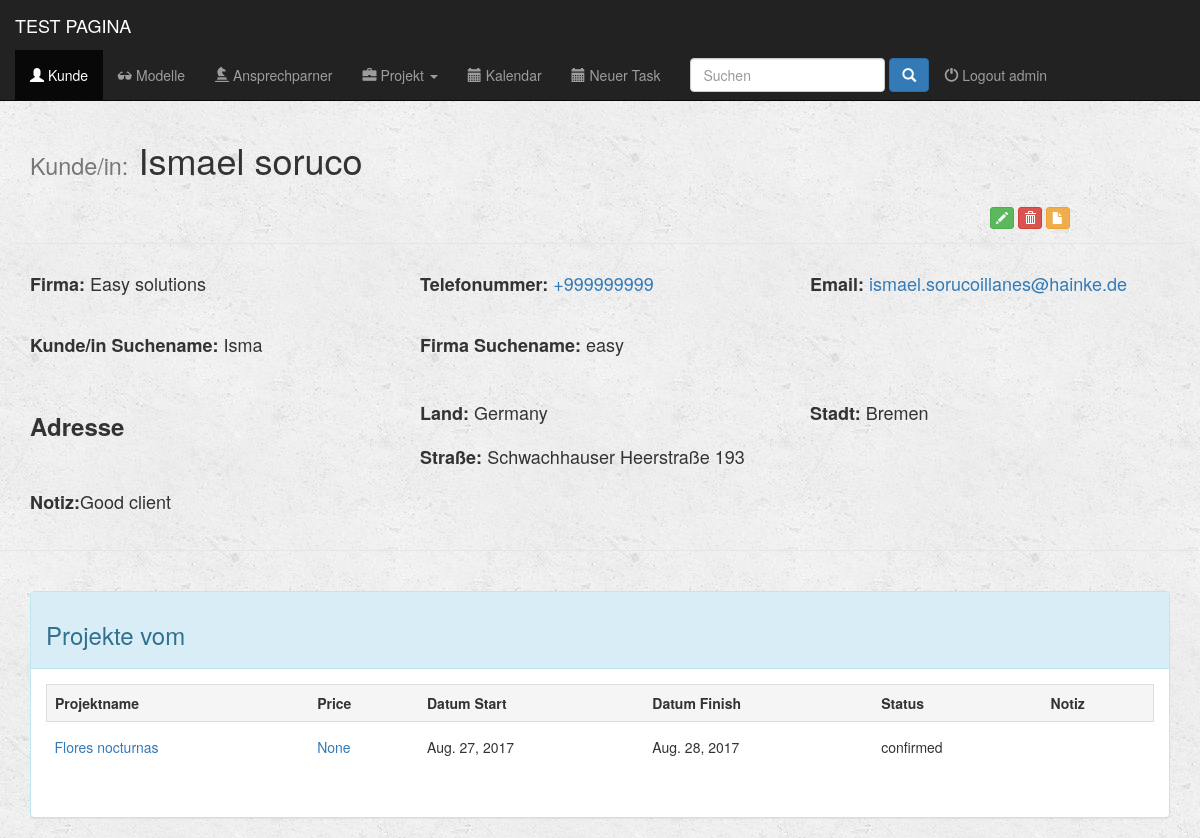
/apli/client/1/ (signed in), run on an earlier commit of the app's database.
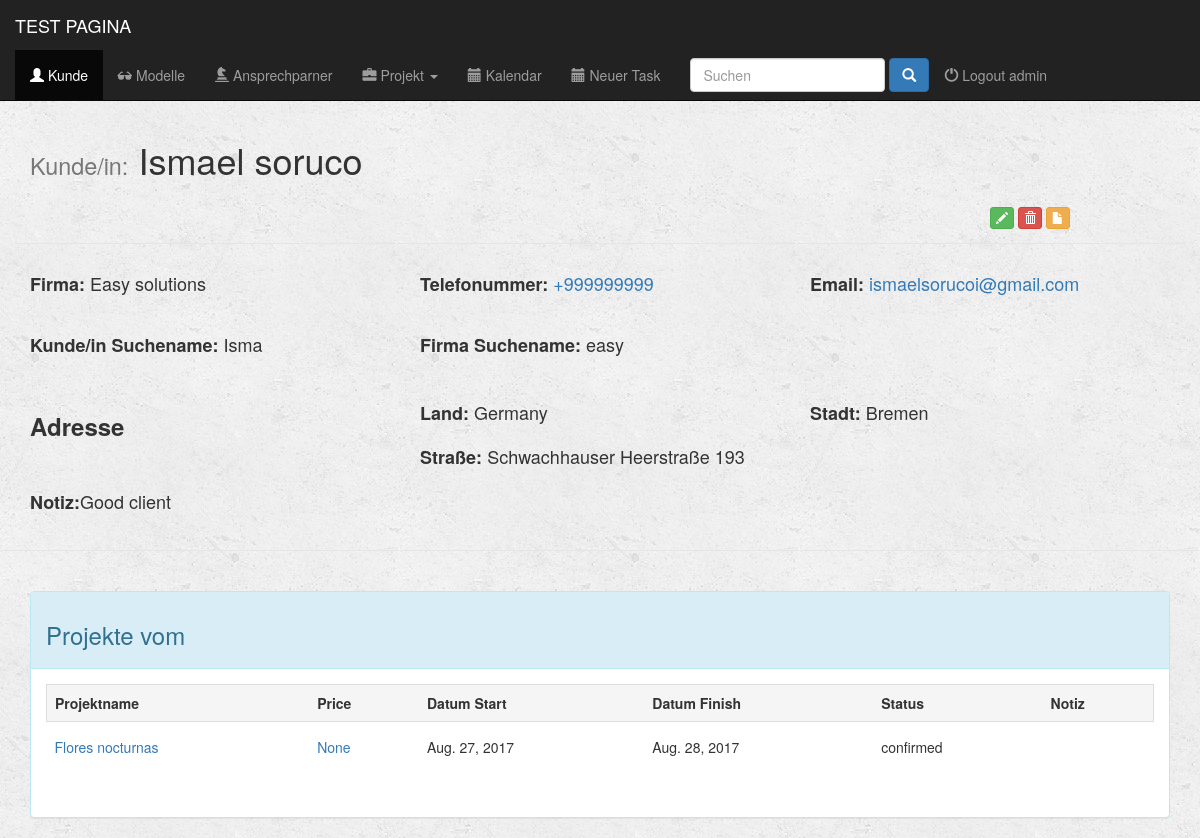
And on a later commit of the database.
### apli/models.py (models this page shows, shortened)
class Client(models.Model):
    name = models.CharField(max_length=200)
    name_short = models.CharField(max_length=100, blank=True)
    company = models.CharField(max_length=200, blank=True)
    company_short = models.CharField(max_length=100, blank=True)
    country = models.CharField(max_length=50, blank=True)
    city = models.CharField(max_length=50, blank=True)
    zip_code = models.CharField(max_length=15, blank=True)
    address = models.CharField(max_length=100, blank=True)
    email = models.EmailField()
    phone_regex = RegexValidator(regex=r'^\+?1?\d{9,15}$', message="Phone number must be entered in the format: '+999999999'. Up to 15 digits allowed.")
    phone = models.CharField(validators=[phone_regex], max_length=15)
    comment = models.CharField(max_length=500, blank=True)
    class Meta:
        verbose_name = 'Client'
        verbose_name_plural = 'Clients'

### apli/views.py (the view)
# urls.py: url(r'^client/(?P<pk>[0-9]+)/$', views.detail_client, name='detail_client'),
@login_required(login_url='/register/login/')
def detail_client(request, pk):
    client = get_object_or_404(Client, id=pk)
    all_projects = client.project_set.all()
    return render(request, 'apli/Client/detail_client.html', {'client': client, 'all_projects': all_projects})

### fullcalendar/fullcalendar.py (called while the page is built)
def css_url():
    return FULLCALENDAR['css_url']

def print_css_url():
    return FULLCALENDAR['print_css_url']

def javascript_url():
    return FULLCALENDAR['javascript_url']

def jquery_url():
    return FULLCALENDAR['jquery_url']

def jquery_ui_url():
    return FULLCALENDAR['jquery_ui_url']

### fullcalendar/templatetags/fullcalendar_tags.py (called while the page is built)
@register.inclusion_tag("fullcalendar/calendar_init.html")
def calendar_init(calendar_config_options):
    return {'calendar_config_options': mark_safe(calendar_config_options)}

@register.simple_tag
def fullcalendar_css_url():
    return css_url()

@register.simple_tag
def fullcalendar_print_css_url():
    return print_css_url()

@register.simple_tag
def fullcalendar_javascript_url():
    return javascript_url()

@register.simple_tag
def fullcalendar_jquery_url():
    return jquery_url()

@register.simple_tag
def fullcalendar_jquery_ui_url():
    return jquery_ui_url()

@register.simple_tag
def fullcalendar_css():
    url = fullcalendar_css_url()
    return mark_safe("<link href='%s' rel='stylesheet' />" % url)

@register.simple_tag
def fullcalendar_print_css():
    url = fullcalendar_print_css_url()
    return mark_safe("<link href='%s' rel='stylesheet' media='print' />" % url)

### apli/templates/apli/client/detail_client.html (shortened to what the changed rows need)
{% extends 'apli/base.html' %}
{% block body %}
    <div class="container">
        <h1><small>Kunde/in:</small> {{client.name}}</h1>
    </div>
    <div class= "container">
        <br>
        <div class="row">
            <div class="container col-md-4">
                <h4><b>Firma:</b> {{client.company}}</h4>
            </div>
            <div class="container col-md-4">
                <h4><b>Telefonummer:</b> <a href="tel:{{ client.phone }}">{{client.phone}}</a></h4>
            </div>
            <div class="container  col-md-4">
                <h4><b>Email:</b> <a href="mailto:{{ client.email }}">{{client.email}}</a></h4>
            </div>
        </div>
        <br>
        <div class="row">
            <div class="container col-md-4">
                <h4><b>Kunde/in Suchename:</b> {{client.name_short}}</h4>
            </div>
            <div class="container  col-md-4">
                <h4><b>Firma Suchename:</b> {{client.company_short}}</h4>
            </div>
        </div>
        <br>
        <div class="row">
            <div class="container  col-md-4">
                <h4 class="form-control-static" ><b>Land:</b> {{client.country}}</h4>
             </div>
            <div class="container  col-md-4">
                <h4 class="form-control-static"><b>Stadt:</b> {{client.city}}
            </div>
            </h4><div class="container  col-md-4">
                <h4 class="form-control-static"><b>Straße:</b> {{client.address}}
            </div>
        </div>
        <div class="row">
            <div class="container  col-md-8">
                <h4 class="form-control-static"><b> Notiz:</b>{{client.comment}} </h4>
            </div>
        </div>
    </div>
    <br>
    <br>
    <div class="container">
        <div class="panel panel-info">
            <div class="panel-body">
                {% if all_projects %}
                    <div class="table-responsive">
                        <table class="table table-hover  ">
                            <tr class="active table-bordered">
                                <th>Projektname</th>
                                <th>Price</th>
                                <th>Datum Start</th>
                                <th>Datum Finish</th>
                                <th>Status</th>
                                <th>Notiz</th>
                            </tr>
                        </table>
                    </div>
                {% else %}
                    <p> Keine Projekte </p>
                {% endif %}
            </div>
        </div>
    </div>
{% endblock %}

### apli/templates/apli/base.html (shortened to what this page needs)
{% load fullcalendar_tags %}
{% load static from staticfiles %}
<!DOCTYPE html>
<html lang="en">
    <head>
        {% fullcalendar_css %}
        {% fullcalendar_print_css %}
        <link rel="stylesheet" href="https://maxcdn.bootstrapcdn.com/bootstrap/3.3.6/css/bootstrap.min.css">
        <link rel="stylesheet" type="text/css" href="{% static 'apli/style.css' %}"/>
    </head>
    <body>
        <div class="container-fluid">
            <header>
                <div="row">
                    <nav class="navbar navbar-inverse navbar-fixed-top" role="navigation">
                        <div class="container-fluid">
                            <div class="navbar-header">
                                <a href="{% url 'dashboard' %}" class="navbar-brand">TEST PAGINA</a>
                            </div>
                            <div class="collapse navbar-collapse" id="topNavBar">
                                <ul class="nav navbar-nav">
                                    <li role="presentation" class="{% block clients_active %}{% endblock %}"><a href="{% url 'index_client' %}"><span class="glyphicon glyphicon-user" aria-hidden="true"></span> Kunde</a></li>
                                    <li role="presentation" class="{% block models_active %}{% endblock %}"><a href="{% url 'index_model' %}"><span class="glyphicon glyphicon-sunglasses" aria-hidden="true"></span> Modelle</a></li>
                                    <li role="presentation" class="{% block personas_active %}{% endblock %}"><a href="{% url 'index_person' %}"><span class="glyphicon glyphicon-knight" aria-hidden="true"></span> Ansprechparner</a></li>
                                    <li class="dropdown">
                                        <a href="#" class="dropdown-toggle {% block cotizaciones_active %}{% endblock %}" data-toggle="dropdown" role="button" aria-expanded="false">
                                            <span class="glyphicon glyphicon-briefcase" aria-hidden="true" class="{% block projects_active %}{% endblock %}"></span>
                                            Projekt
                                            <span class="caret"></span>
                                        </a>
                                    </li>
                                    <li role="presentation" class="{% block calendario_active %}{% endblock %}"><a href="{% url 'calendar_by_user' %}"><span class="glyphicon glyphicon-calendar" aria-hidden="true"></span> Kalendar</a></li>
                                    <li role="presentation" class="{% block task_active %}{% endblock %}}"><a href="{% url 'index_task' %}"><span class="glyphicon glyphicon-calendar" aria-hidden="true"></span> Neuer Task</a></li>
                                    <li role="presentation" >
                                        <form  method="GET" action="{% url 'busca' %}" class="navbar-form navbar-right" role="search" >
                                            <input type="text" placeholder="Suchen" class="form-control" name="q" value="{{ request.GET.q }}">
                                            <button type="submit" class="btn btn-primary ">
                                                <span class="glyphicon glyphicon-search"></span>
                                            </button>
                                        </form>
                                     </li>
                                    <div class= "nav navbar-nav" >
                                        {% if request.user.is_authenticated %}
                                            <li role="presentation" class="pull-right"><a href="{% url 'logout' %}" > <span class="glyphicon glyphicon-off" aria-hidden="true"></span> Logout {{ user }} </a></li>
                                        {% endif %}
                                    </div>
                                </ul>
                            </div>
                        </div>
                    </nav>
                </div>
        {% block body %}
        {% endblock %}
    </body>
</html>

What changed in the data, as far as the page shows it:
changed Client "Ismael soruco": email "ismael.sorucoillanes@hainke.de" → "ismaelsorucoi@gmail.com"
